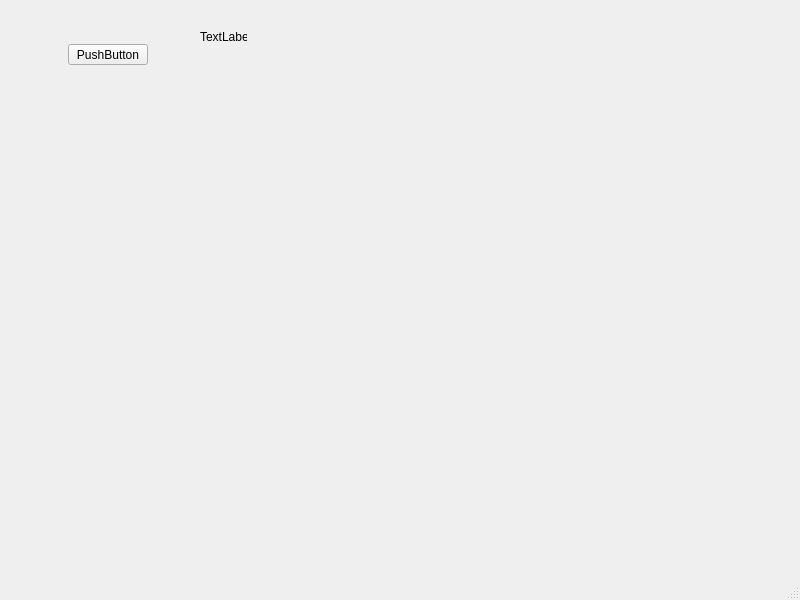
<?xml version="1.0" encoding="UTF-8"?>
<ui version="4.0">
 <class>MainWindow</class>
 <widget class="QMainWindow" name="MainWindow">
  <property name="geometry">
   <rect>
    <x>0</x>
    <y>0</y>
    <width>800</width>
    <height>600</height>
   </rect>
  </property>
  <property name="windowTitle">
   <string>MainWindow</string>
  </property>
  <widget class="QWidget" name="centralwidget">
   <widget class="QPushButton" name="pushButton">
    <property name="geometry">
     <rect>
      <x>68</x>
      <y>44</y>
      <width>80</width>
      <height>21</height>
     </rect>
    </property>
    <property name="text">
     <string>PushButton</string>
    </property>
   </widget>
   <widget class="QLabel" name="label">
    <property name="geometry">
     <rect>
      <x>200</x>
      <y>30</y>
      <width>47</width>
      <height>13</height>
     </rect>
    </property>
    <property name="text">
     <string>TextLabel</string>
    </property>
   </widget>
  </widget>
  <widget class="QMenuBar" name="menubar">
   <property name="geometry">
    <rect>
     <x>0</x>
     <y>0</y>
     <width>800</width>
     <height>20</height>
    </rect>
   </property>
  </widget>
  <widget class="QStatusBar" name="statusbar"/>
 </widget>
 <resources/>
 <connections/>
</ui>
